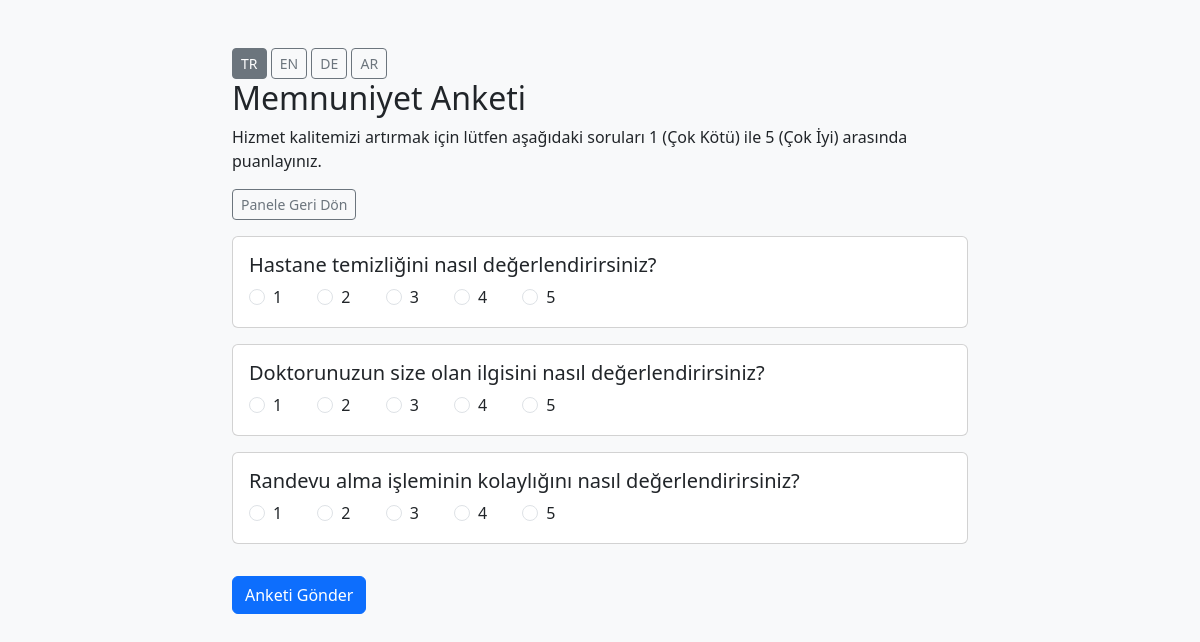
Screenshot of /anket.php (signed in) with the database file from the repository.
### tables this page shows
CREATE TABLE `anket_sorulari` (
  `soru_id` int(11) NOT NULL,
  `soru_metni` text NOT NULL,
  `soru_tipi` varchar(50) DEFAULT 'puanlama',
  `soru_metni_en` text,
  `soru_metni_de` text,
  `soru_metni_fr` text,
  `soru_metni_ar` text
);

### config/lang_loader.php (called while the page is built, shortened)
<?php
$dil_kodu = $_SESSION['lang'] ?? 'tr';
$dil_yonu = $lang['yon'] ?? 'ltr';
?>

### anket.php (the view, shortened to what this page needs)
<?php
require_once __DIR__ . "/config/lang_loader.php";
$current_page = basename($_SERVER['PHP_SELF']);
$user_id = $_SESSION['user_id'];
$error = '';
try {
    $stmt_check = $db->prepare("SELECT COUNT(*) FROM anket_cevaplari WHERE user_id = ?");
    $stmt_check->execute([$user_id]);
    $oy_vermis = $stmt_check->fetchColumn() > 0;
    $soru_kolonu = "soru_metni";
    $stmt_sorular = $db->query("SELECT soru_id, $soru_kolonu AS soru_metni_goster
                              FROM anket_sorulari
                              WHERE soru_tipi = 'puanlama'");
    $sorular = $stmt_sorular->fetchAll(PDO::FETCH_ASSOC);
} catch (Exception $e) {
    if ($db->inTransaction()) {
        $db->rollBack();
    }
    $error = $e->getMessage();
}
?>
<!DOCTYPE html>
<html lang="<?php echo $dil_kodu; ?>" dir="<?php echo $dil_yonu; ?>">
<head>
    <link href="https://cdn.jsdelivr.net/npm/bootstrap@5.3.0/dist/css/bootstrap.min.css" rel="stylesheet">
</head>
<body class="bg-light">
<div class="container mt-5">
    <div class="row justify-content-center">
        <div class="col-lg-8">
            <div classtext-end mb-3">
                <a href="<?php echo $current_page; ?>?lang=tr" class="btn btn-sm btn-outline-secondary <?php if($dil_kodu == 'tr') echo 'active'; ?>">TR</a>
                <a href="<?php echo $current_page; ?>?lang=en" class="btn btn-sm btn-outline-secondary <?php if($dil_kodu == 'en') echo 'active'; ?>">EN</a>
                <a href="<?php echo $current_page; ?>?lang=de" class="btn btn-sm btn-outline-secondary <?php if($dil_kodu == 'de') echo 'active'; ?>">DE</a>
                <a href="<?php echo $current_page; ?>?lang=ar" class="btn btn-sm btn-outline-secondary <?php if($dil_kodu == 'ar') echo 'active'; ?>">AR</a>
            </div>
            <h2><?php echo $lang['memnuniyet_anketi']; ?></h2>
            <p><?php echo $lang['anket_aciklama']; ?></p>
            <a href="user/dashboard" class="btn btn-sm btn-outline-secondary mb-3"><?php echo $lang['panele_geri_don']; ?></a>
            <?php if (empty($error) && !$oy_vermis): ?>
                <form method="POST" action="anket.php">
                    <?php foreach ($sorular as $soru): ?>
                        <div class="card mb-3">
                            <div class="card-body">
                                <h5 class="card-title"><?php echo htmlspecialchars($soru['soru_metni_goster']); ?></h5>
                                <div class="puanlama-grubu">
                                    <?php for ($i = 1; $i <= 5; $i++): ?>
                                        <div class="form-check form-check-inline">
                                            <input class="form-check-input" type="radio"
                                                   name="cevap_<?php echo $soru['soru_id']; ?>"
                                                   id="soru_<?php echo $soru['soru_id']; ?>_puan_<?php echo $i; ?>"
                                                   value="<?php echo $i; ?>" required>
                                            <label class="form-check-label"
                                                   for="soru_<?php echo $soru['soru_id']; ?>_puan_<?php echo $i; ?>">
                                                <?php echo $i; ?>
                                            </label>
                                        </div>
                                    <?php endfor; ?>
                                </div>
                            </div>
                        </div>
                    <?php endforeach; ?>
                    <button type="submit" name="submit" class="btn btn-primary mt-3"><?php echo $lang['anketi_gonder']; ?></button>
                </form>
            <?php endif; ?>
        </div>
    </div>
</div>
</body>
</html>

### anket.php (style rules this page uses)
.puanlama-grubu label { margin-right: 15px; }

### rows the page displays
anket_sorulari: soru_metni "Hastane temizliğini nasıl değerlendirirsiniz?"
anket_sorulari: soru_metni "Doktorunuzun size olan ilgisini nasıl değerlendirirsiniz?"
anket_sorulari: soru_metni "Randevu alma işleminin kolaylığını nasıl değerlendirirsiniz?"

### other values shown
$lang['memnuniyet_anketi'] "Memnuniyet Anketi"
$lang['anket_aciklama'] "Hizmet kalitemizi artırmak için lütfen aşağıdaki soruları 1 (Çok Kötü) ile 5 (Çok İyi) arasında puanlayınız."
$lang['panele_geri_don'] "Panele Geri Dön"
$lang['anketi_gonder'] "Anketi Gönder"
